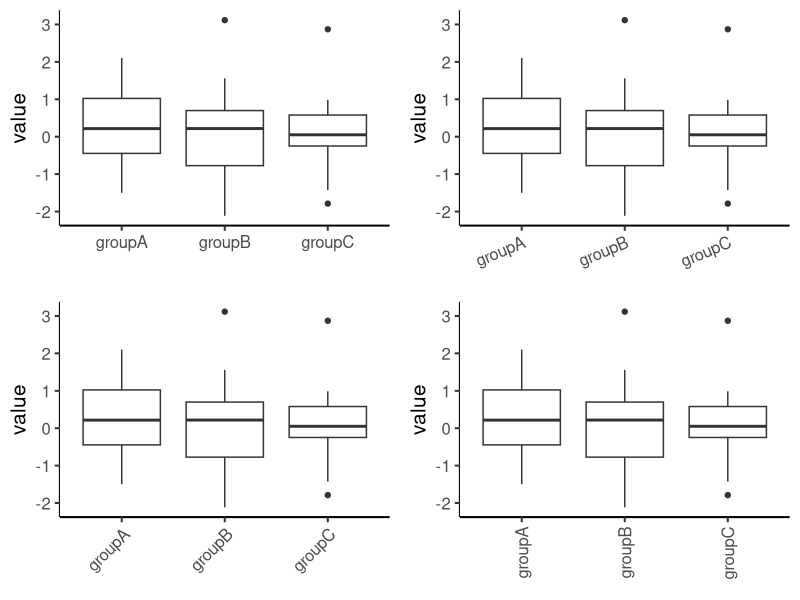

Write the R code that produced this figure.
library(ggplot2)
library(reshape2)
library(egg)

# thanks to https://stackoverflow.com/questions/1330989/rotating-and-spacing-axis-labels-in-ggplot2/60650595#60650595

dat<-reshape2::melt(data.frame(groupA=rnorm(20),
                               groupB=rnorm(20),
                               groupC=rnorm(20)))

theme_set(theme_classic(base_size = 15))

plots <- lapply(c(0,22.5,45,90), function(angle){
  
  ggplot(dat,aes(variable,value)) + 
    geom_boxplot() + xlab(element_blank()) +
    guides(x = guide_axis(angle = angle)) ## this line is key
  
})

egg::ggarrange(plots[[1]],plots[[2]],
               plots[[3]],plots[[4]],
               ncol=2)
